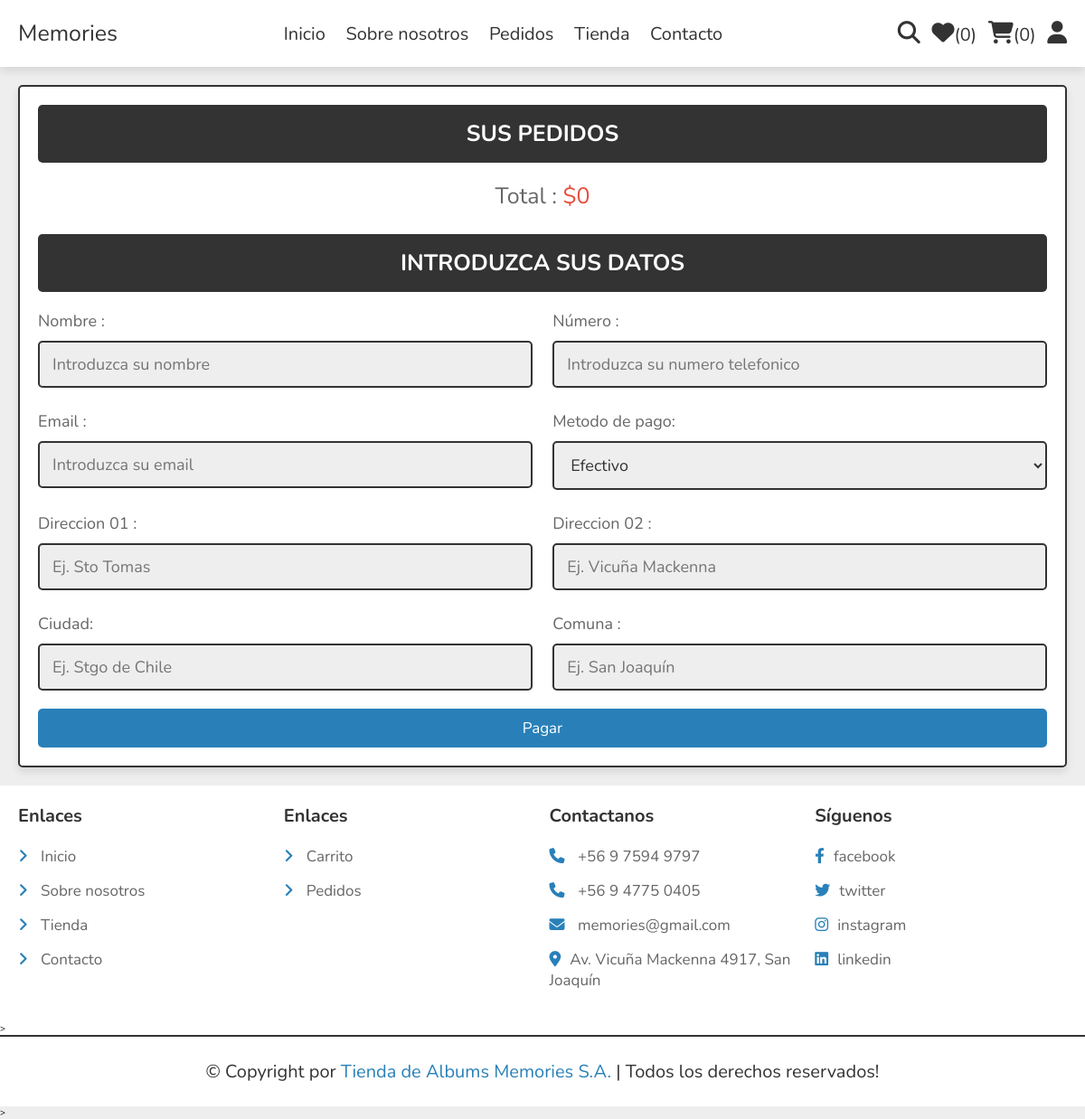
/checkout/ (signed in), run on an earlier commit of the app's database.
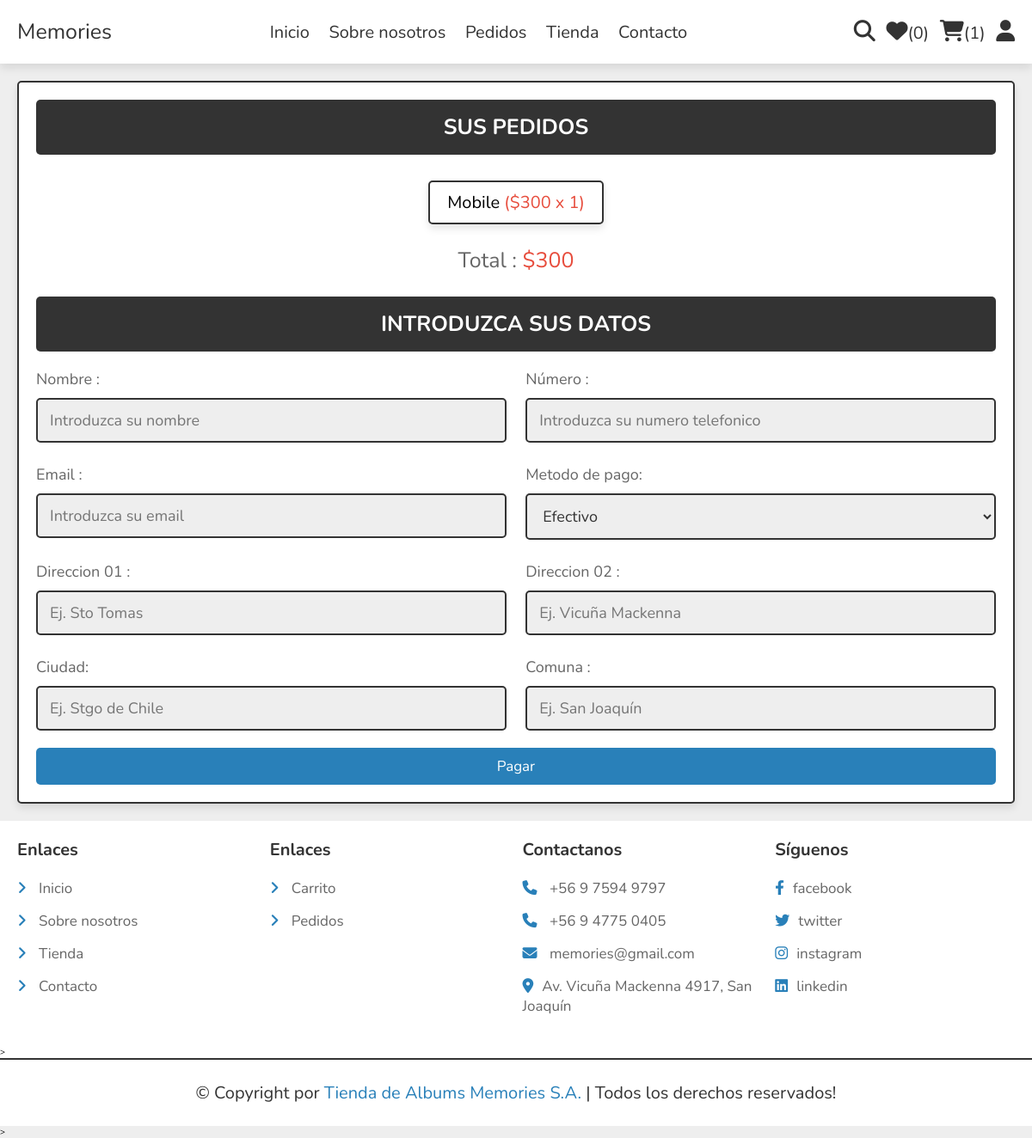
And on a later commit of the database.
### store/models.py (models this page shows, shortened)
class Cart(models.Model):
    customer = models.ForeignKey(User, on_delete=models.CASCADE,null=False,blank=False)
    product_id = models.ForeignKey(Products, on_delete=models.CASCADE,null=False,blank=False)
    quantity = models.PositiveIntegerField(default=1)

class Products(models.Model):
    category = models.ForeignKey(ProductCategory, on_delete=models.CASCADE,null=True,blank=False)
    name = models.CharField(max_length=50,blank=False,null=False)
    price = models.PositiveIntegerField(blank=False,null=False)
    details = models.TextField(blank=True)
    image_01 = models.ImageField()
    image_02 = models.ImageField()
    image_03 = models.ImageField()

### store/views.py (the view)
# urls.py: path('checkout/',Pago,name='checkout'),
@login_required
def Pago(request):
    cart_count=Cart.objects.filter(customer=request.user).count()
    item_count=WishList.objects.filter(customer=request.user).count()
    products=Cart.objects.filter(customer=request.user)
    grand_total= sum([item.quantity* item.product_id.price for item in products])
    context={'grand_total':grand_total,'cart_count':cart_count,'item_count':item_count,'products':products}
    return render(request,'store/pago.html',context)

### store/templates/store/pago.html (shortened to what this page needs)
{% extends 'store/main.html' %}
{% load static %}
{% block content %}
<section class="checkout-orders">
   <form action="" method="POST">{% csrf_token %}
      <h3> Sus pedidos</h3>
      <div class="display-orders">
         {% for product  in products %}
            <p>{{product.product_id.name}} <span>(${{product.product_id.price}} x {{product.quantity}})</span> </p>
         {% endfor %}
         <div class="grand-total"> Total : <span>${{grand_total}}</span></div>
      </div>
      <h3> Introduzca sus datos</h3>
      <div class="flex">
         <div class="inputBox">
            <span> Nombre :</span>
            <input type="text" name="name" placeholder="Introduzca su nombre" class="box" maxlength="20" required>
         </div>
         <div class="inputBox">
            <span> Número :</span>
            <input type="number" name="mobile_no" placeholder="Introduzca su numero telefonico" class="box" min="0" max="9999999999" onkeypress="if(this.value.length == 10) return false;" required>
         </div>
         <div class="inputBox">
            <span> Email :</span>
            <input type="email" name="email" placeholder="Introduzca su email" class="box" maxlength="50" required>
         </div>
         <div class="inputBox">
            <span> Metodo de pago:</span>
            <select name="method" class="box" required>
               <option value="efectivo"> Efectivo</option>
            </select>
         </div>
         <div class="inputBox">
            <span> Direccion 01 :</span>
            <input type="text" name="address1" placeholder="Ej. Sto Tomas" class="box" maxlength="50" required>
         </div>
         <div class="inputBox">
            <span>Direccion 02 :</span>
            <input type="text" name="address2" placeholder="Ej. Vicuña Mackenna" class="box" maxlength="50" required>
         </div>
         <div class="inputBox">
            <span> Ciudad:</span>
            <input type="text" name="city" placeholder="Ej. Stgo de Chile" class="box" maxlength="50" required>
         </div>
         <div class="inputBox">
            <span> Comuna :</span>
            <input type="text" name="state" placeholder="Ej. San Joaquín" class="box" maxlength="50" required>
         </div>
      </div>
      <input type="submit" name="order" class="btn" value="Pagar" formaction="{% url 'order_place' %}">
   </form>
</section>
{% endblock content %}

What changed in the data, as far as the page shows it:
added Cart: product_id.name "Mobile", product_id.price "300", quantity "1"
Also different on the page:
{{ cart_count }}: "0" → "1"
{{ grand_total }}: "0" → "300"
